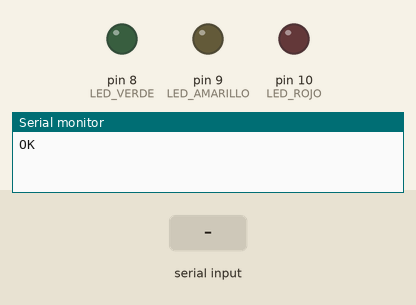
Recording of a sketch running on a simulated Arduino Uno, built with avr-gcc and run on an emulated ATmega328P. Parts: output pins drawn as LEDs (lit = HIGH), the last lines printed to the serial monitor. The inputs (shaded band) are chosen by the test bench. The modem accepts every AT command (registered, SIM ready, sends succeed) and sends nothing else.

Above: at 0.1 s.
At 17.2 s:
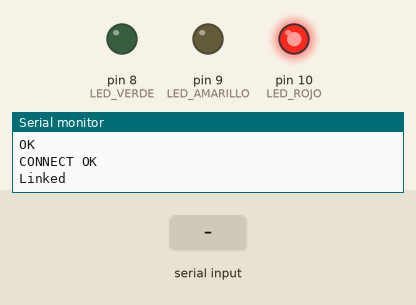
17.3 s: ">" received over the second serial link
18.8 s: "1" received over the second serial link
Timing chart, 0 to 21.8 s (numbered marks = the images above; inputs shaded):
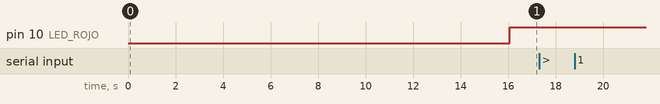

The sketch:

smart_air_uno_esp01.ino
```cpp
#include <SoftwareSerial.h>

SoftwareSerial esp8266(2, 3);

const int MQ135 = A0;
const int UV = A1;

const int LED_VERDE = 8;
const int LED_AMARILLO = 9;
const int LED_ROJO = 10;

const char WIFI_NAME[] = "NOMBRE_DE_TU_WIFI";
const char WIFI_PASSWORD[] = "CONTRASENA_DE_TU_WIFI";
const char HOST[] = "TU_APP.onrender.com";
const int PORT = 443;
const char CONNECTION_TYPE[] = "SSL";

String estadoAire = "";
String estadoUV = "";

int mqReal = 0;
int mqValor = 0;
int uvLectura = 0;
float uvVoltaje = 0.0;

void setup() {
  Serial.begin(9600);
  esp8266.begin(9600);

  pinMode(LED_VERDE, OUTPUT);
  pinMode(LED_AMARILLO, OUTPUT);
  pinMode(LED_ROJO, OUTPUT);

  apagarLeds();
  sendCommand("AT", 2000);
  sendCommand("AT+CWMODE=1", 2000);
  connectWifi();
}

void loop() {
  leerMQ135();
  leerUV();
  enviarDatos();
  delay(5000);
}

void leerMQ135() {
  mqReal = analogRead(MQ135);
  mqValor = mqReal * 10;

  if (mqValor <= 350) {
    estadoAire = "Aire Bueno";
    digitalWrite(LED_VERDE, HIGH);
    digitalWrite(LED_AMARILLO, LOW);
    digitalWrite(LED_ROJO, LOW);
  } else if (mqValor <= 700) {
    estadoAire = "Aire Regular";
    digitalWrite(LED_VERDE, LOW);
    digitalWrite(LED_AMARILLO, HIGH);
    digitalWrite(LED_ROJO, LOW);
  } else {
    estadoAire = "Aire Contaminado";
    digitalWrite(LED_VERDE, LOW);
    digitalWrite(LED_AMARILLO, LOW);
    digitalWrite(LED_ROJO, HIGH);
  }
}

void leerUV() {
  uvLectura = analogRead(UV);
  uvVoltaje = (uvLectura * 5.0) / 1023.0;

  if (uvVoltaje < 1.0) {
    estadoUV = "Bajo";
  } else if (uvVoltaje < 2.5) {
    estadoUV = "Moderado";
  } else if (uvVoltaje < 4.0) {
    estadoUV = "Alto";
  } else {
    estadoUV = "Muy Alto";
  }
}

void apagarLeds() {
  digitalWrite(LED_VERDE, LOW);
  digitalWrite(LED_AMARILLO, LOW);
  digitalWrite(LED_ROJO, LOW);
}

void connectWifi() {
  String command = "AT+CWJAP=\"";
  command += WIFI_NAME;
  command += "\",\"";
  command += WIFI_PASSWORD;
  command += "\"";
  sendCommand(command, 12000);
}

void enviarDatos() {
  String path = "/api/readings?mq_raw=";
  path += mqReal;
  path += "&uv_raw=";
  path += uvLectura;
  path += "&voltage=5.0";

  String request = "GET ";
  request += path;
  request += " HTTP/1.1\r\nHost: ";
  request += HOST;
  request += "\r\nConnection: close\r\n\r\n";

  String start = "AT+CIPSTART=\"TCP\",\"";
  start = "AT+CIPSTART=\"";
  start += CONNECTION_TYPE;
  start += "\",\"";
  start += HOST;
  start += "\",";
  start += PORT;
  if (!sendCommand(start, 5000)) return;

  String sendLength = "AT+CIPSEND=";
  sendLength += request.length();
  if (!sendCommand(sendLength, 3000)) return;

  esp8266.print(request);
  delay(2000);
  sendCommand("AT+CIPCLOSE", 1000);

  Serial.print("MQ real: ");
  Serial.print(mqReal);
  Serial.print(" | MQ x10: ");
  Serial.print(mqValor);
  Serial.print(" | Aire: ");
  Serial.print(estadoAire);
  Serial.print(" | UV voltaje: ");
  Serial.print(uvVoltaje, 2);
  Serial.print(" | UV: ");
  Serial.println(estadoUV);
}

bool sendCommand(String command, unsigned long timeout) {
  esp8266.println(command);
  unsigned long startTime = millis();
  String response = "";

  while (millis() - startTime < timeout) {
    while (esp8266.available()) {
      char c = esp8266.read();
      response += c;
      Serial.write(c);
    }
  }

  return response.indexOf("OK") >= 0 || response.indexOf(">") >= 0 || response.indexOf("CONNECT") >= 0;
}
```
